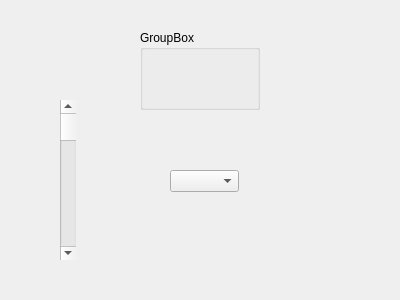
<?xml version="1.0" encoding="UTF-8"?>
<ui version="4.0">
 <class>Dialog</class>
 <widget class="QDialog" name="Dialog">
  <property name="geometry">
   <rect>
    <x>0</x>
    <y>0</y>
    <width>400</width>
    <height>300</height>
   </rect>
  </property>
  <property name="windowTitle">
   <string>Dialog</string>
  </property>
  <widget class="QGroupBox" name="groupBox">
   <property name="geometry">
    <rect>
     <x>140</x>
     <y>30</y>
     <width>120</width>
     <height>80</height>
    </rect>
   </property>
   <property name="title">
    <string>GroupBox</string>
   </property>
  </widget>
  <widget class="QScrollBar" name="verticalScrollBar">
   <property name="geometry">
    <rect>
     <x>60</x>
     <y>100</y>
     <width>16</width>
     <height>160</height>
    </rect>
   </property>
   <property name="orientation">
    <enum>Qt::Vertical</enum>
   </property>
  </widget>
  <widget class="QComboBox" name="comboBox">
   <property name="geometry">
    <rect>
     <x>170</x>
     <y>170</y>
     <width>69</width>
     <height>22</height>
    </rect>
   </property>
  </widget>
 </widget>
 <resources/>
 <connections/>
</ui>
